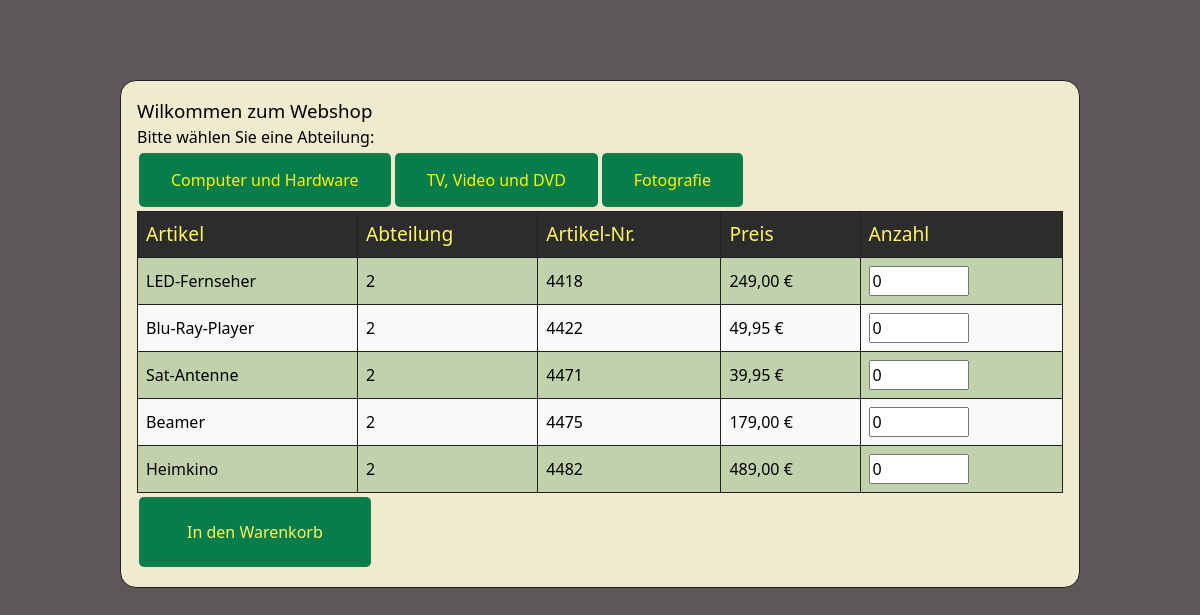
Screenshot of /index.php?abt=2 with the database file from the repository.
### tables this page shows
CREATE TABLE abteilung (
            abteilung_id INTEGER PRIMARY KEY,
            abteilung_name TEXT
        );

### webshop.inc.php (the view)
<?php
$db = new SQLite3('webshop.db');
if (!($res = $db->query("SELECT * FROM abteilung"))) {
    echo "Fehler bei der Abfrage.<br>";
    exit;
}
while ($dsatz = $res->fetchArray(SQLITE3_ASSOC)) {
    echo "<p class='button'><a href='index.php?abt=" . $dsatz['abteilung_id'] . "'>" . $dsatz['abteilung_name'] . "</a></p>";
}

### style.css (style rules this page uses)
*, *::before, *::after { box-sizing: border-box; }
* { margin: 0; }
html, body { height: 100%; }
body { line-height: 1.5; -webkit-font-smoothing: antialiased; font-family: system-ui, -apple-system, BlinkMacSystemFont, 'Segoe UI', Roboto, Oxygen, Ubuntu, Cantarell, 'Open Sans', 'Helvetica Neue', sans-serif; background-color: rgb(93, 88, 88); }
p, h1, h2, h3, h4, h5, h6 { overflow-wrap: break-word; }
.button { background-color: #067d4a; border: none; color: rgb(252, 244, 12); padding: 15px 32px; text-align: center; text-decoration: none; display: inline-block; font-size: 16px; margin: 4px 2px; cursor: pointer; transition: all 0.3s ease-in-out; border-radius: 5px; }
a { text-decoration: none; color: inherit; }

### rows the page displays
abteilung: abteilung_name "Computer und Hardware"
abteilung: abteilung_name "TV, Video und DVD"
abteilung: abteilung_name "Fotografie"

### other values shown
$dsatz['artikel_name'] "LED-Fernseher"
$dsatz['abteilung_id'] "2"
$dsatz['artikel_id'] "4418"
$dsatz['artikel_preis'] "249,00"
$dsatz['artikel_name'] "Blu-Ray-Player"
$dsatz['artikel_id'] "4422"
$dsatz['artikel_preis'] "49,95"
$dsatz['artikel_name'] "Sat-Antenne"
$dsatz['artikel_id'] "4471"
$dsatz['artikel_preis'] "39,95"
$dsatz['artikel_name'] "Beamer"
$dsatz['artikel_id'] "4475"
$dsatz['artikel_preis'] "179,00"
$dsatz['artikel_name'] "Heimkino"
$dsatz['artikel_id'] "4482"
